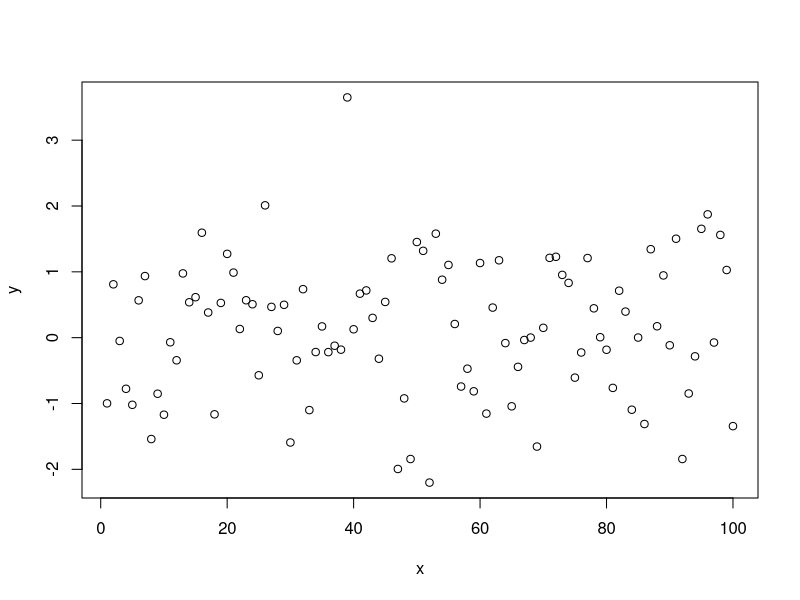

Write R code to recreate this figure.
## ---- chunk 1
knitr::opts_chunk$set(echo = TRUE)
## ---- chunk 2
x <- 1:100
y <- rnorm(100)

## ---- chunk 3

plot(y~x)

